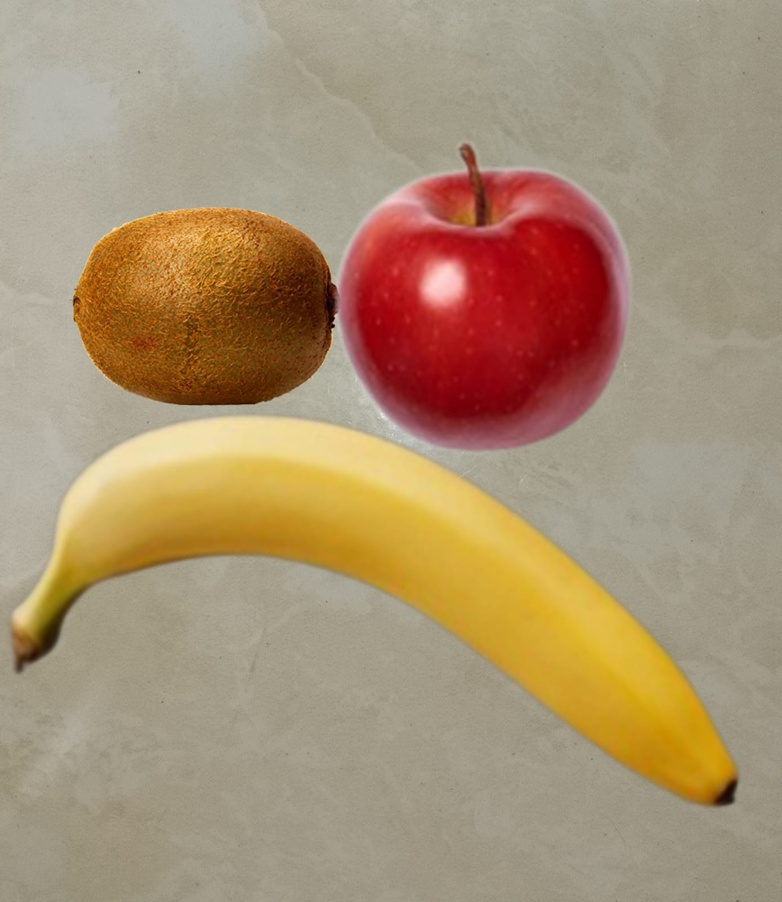
#> input picture buah3.jpg, 782 x 902 px, shrunk from 1387 x 1600 before the run
$ jupyter execute 'projek uas.ipynb'
#> lines starting #> are read from the running program, lines starting #| are printed output that depends on the picture; after the words box and inside, x2 and y2 are one past the last pixel; in counts of white or black regions, pixels touching at a corner belong together
## UTS PENGOLAHAN CITRA
## NAUFAL RAFI ALFIKRI
## 202131049

[cell 1]
import cv2
import numpy as np
import matplotlib.pyplot as plt

img = cv2.imread('buah3.jpg')
#> img is the input picture: shape (902, 782, 3); mean B, G, R 114.8, 144.9, 169.1

hsv_img = cv2.cvtColor(img, cv2.COLOR_BGR2HSV)
#> hsv_img: shape (902, 782, 3); mean H, S, V 31.8, 81.9, 169.1

lower_brown = np.array([0, 50, 50])
upper_brown = np.array([20, 255, 255])

lower_red = np.array([160, 50, 50])
upper_red = np.array([179, 255, 255])

lower_yellow = np.array([21, 50, 50])
upper_yellow = np.array([35, 255, 255])

mask_brown = cv2.inRange(hsv_img, lower_brown, upper_brown)
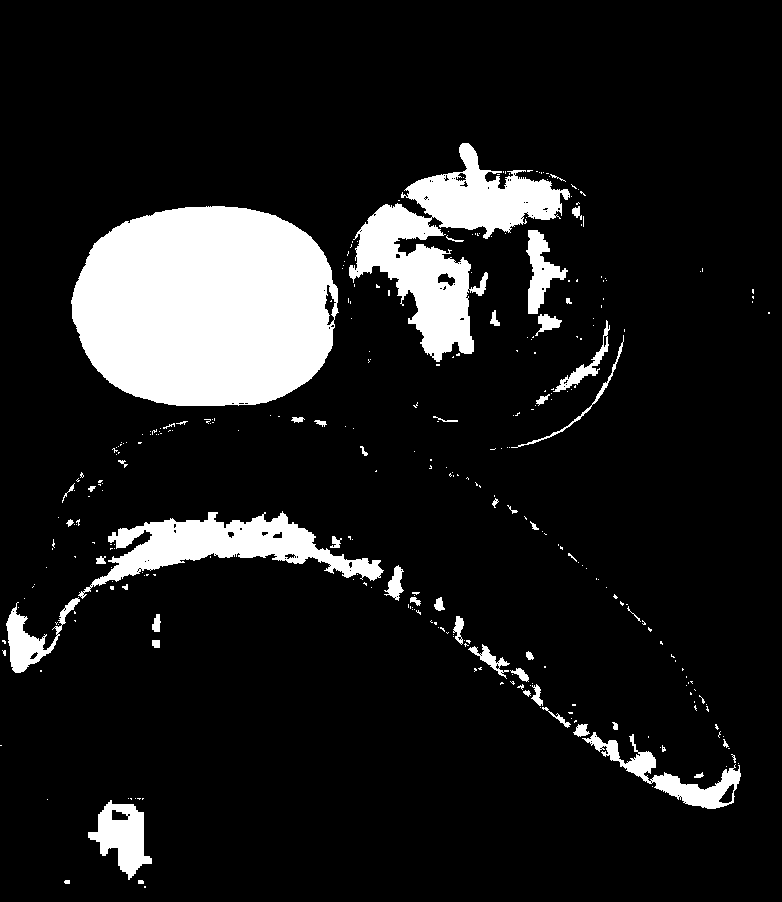
#> mask_brown: shape (902, 782); 11.8% white; 316 white regions (264 under 20 px), largest, box (x1, y1, x2, y2) and area: (71, 206, 339, 406) 43573, (349, 143, 570, 362) 16744, (78, 511, 384, 599) 8972
mask_red = cv2.inRange(hsv_img, lower_red, upper_red)
#> mask_red: shape (902, 782); 6.5% white; 44 white regions (40 under 20 px), largest, box (x1, y1, x2, y2) and area: (337, 170, 627, 450) 45171, (485, 171, 513, 189) 220, (456, 173, 466, 181) 49, (446, 277, 455, 286) 49
mask_yellow = cv2.inRange(hsv_img, lower_yellow, upper_yellow)
#> mask_yellow: shape (902, 782); 13.8% white; 517 white regions (485 under 20 px), largest, box (x1, y1, x2, y2) and area: (16, 414, 739, 790) 87655, (64, 799, 164, 902) 5099, (0, 746, 32, 798) 910

result_brown = cv2.bitwise_and(img, img, mask=mask_brown)
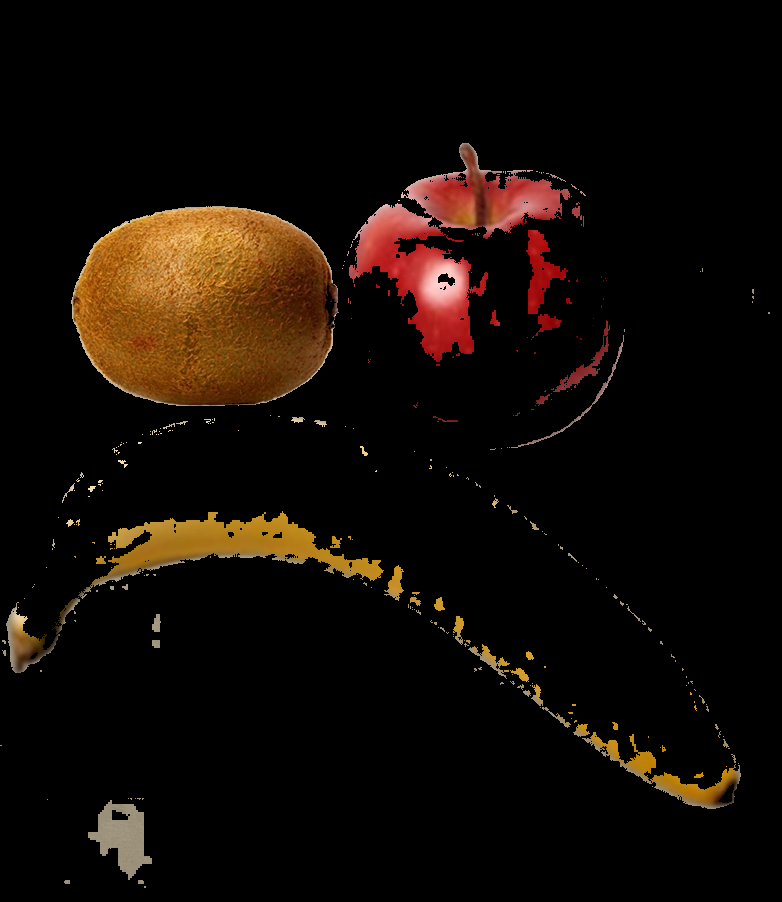
#> result_brown: shape (902, 782, 3); mean B, G, R 5.2, 11, 18.8
result_red = cv2.bitwise_and(img, img, mask=mask_red)
result_yellow = cv2.bitwise_and(img, img, mask=mask_yellow)
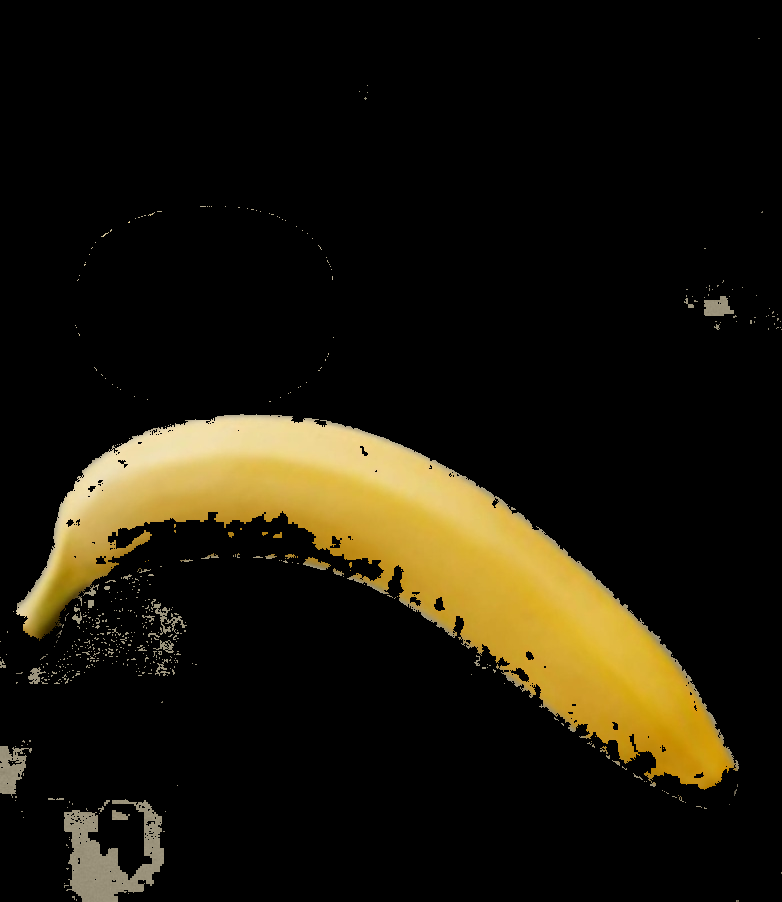
#> result_yellow: shape (902, 782, 3); mean B, G, R 10.9, 23.9, 28.6

kernel = cv2.getStructuringElement(cv2.MORPH_ELLIPSE, (5, 5))
cleaned_mask_brown = cv2.morphologyEx(mask_brown, cv2.MORPH_OPEN, kernel)
#> cleaned_mask_brown: shape (902, 782); 11.2% white; 47 white regions (5 under 20 px), largest, box (x1, y1, x2, y2) and area: (71, 206, 338, 406) 43419, (349, 203, 474, 361) 9160, (92, 512, 383, 586) 8638
cleaned_mask_red = cv2.morphologyEx(mask_red, cv2.MORPH_OPEN, kernel)
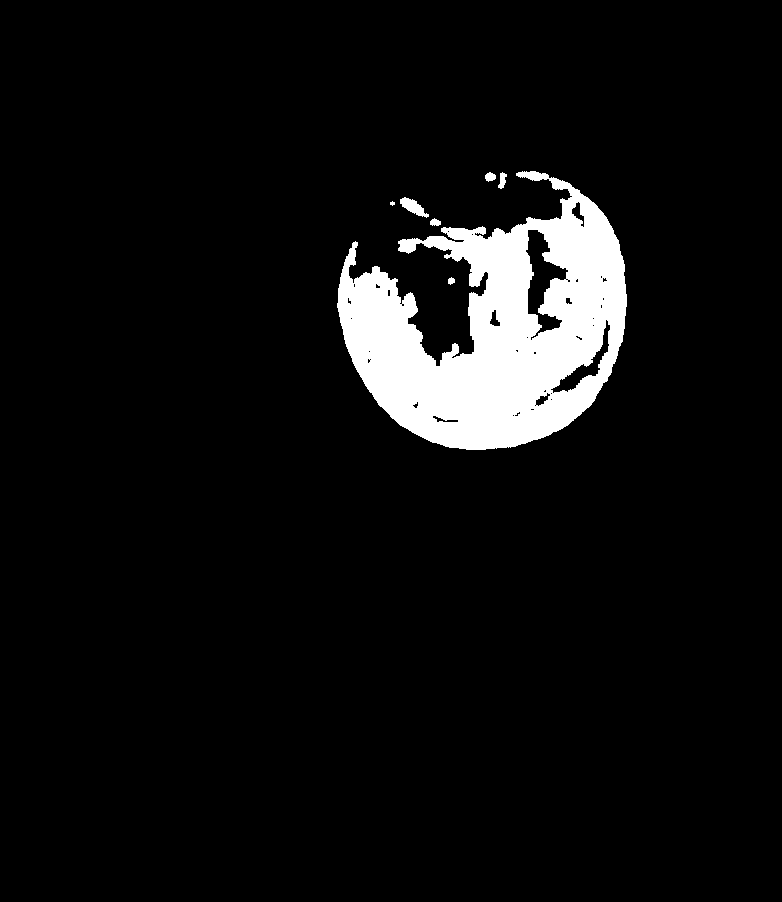
#> cleaned_mask_red: shape (902, 782); 6.3% white; 7 white regions (1 under 20 px), largest, box (x1, y1, x2, y2) and area: (337, 171, 627, 450) 44053, (400, 197, 429, 218) 279, (498, 172, 507, 189) 91, (485, 172, 496, 182) 78, (430, 218, 441, 226) 63, (448, 277, 455, 285) 40
cleaned_mask_yellow = cv2.morphologyEx(mask_yellow, cv2.MORPH_OPEN, kernel)
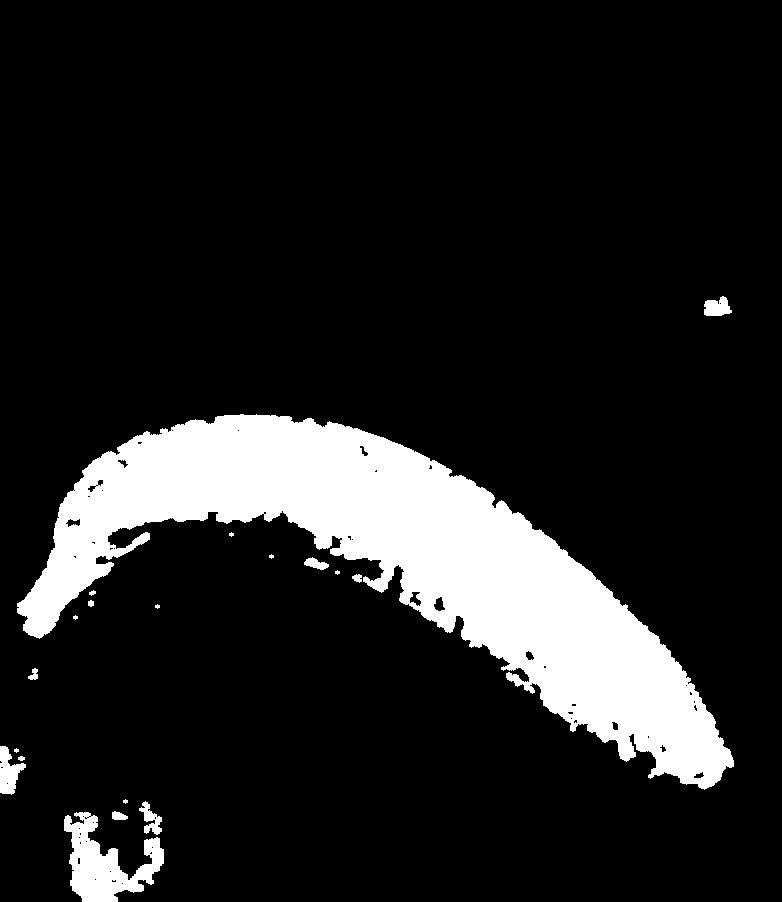
#> cleaned_mask_yellow: shape (902, 782); 13.1% white; 19 white regions (7 under 20 px)

contours_brown, _ = cv2.findContours(cleaned_mask_brown, cv2.RETR_EXTERNAL, cv2.CHAIN_APPROX_SIMPLE)
#> contours_brown = 47 contours, 9 with area under 20; largest, box (x1, y1, x2, y2) and area: (71, 206, 338, 406) 43044, (349, 203, 474, 361) 8983, (92, 512, 383, 586) 8302, (407, 143, 562, 239) 6571, (88, 803, 152, 877) 2556
contours_red, _ = cv2.findContours(cleaned_mask_red, cv2.RETR_EXTERNAL, cv2.CHAIN_APPROX_SIMPLE)
#> contours_red = 7 contours, 1 with area under 20; largest, box (x1, y1, x2, y2) and area: (337, 171, 627, 450) 46456, (400, 197, 429, 218) 242, (498, 172, 507, 189) 70, (485, 172, 496, 182) 64, (430, 218, 441, 226) 49, (448, 277, 455, 285) 30
contours_yellow, _ = cv2.findContours(cleaned_mask_yellow, cv2.RETR_EXTERNAL, cv2.CHAIN_APPROX_SIMPLE)
#> contours_yellow = 19 contours, 9 with area under 20; largest, box (x1, y1, x2, y2) and area: (17, 414, 734, 790) 85663, (64, 812, 164, 902) 4081, (0, 746, 26, 795) 644, (704, 296, 732, 316) 356, (139, 801, 162, 835) 300


fig, axs = plt.subplots(2, 2, figsize=(10, 10))

axs[0, 0].imshow(cv2.cvtColor(img, cv2.COLOR_BGR2RGB))
axs[0, 0].set_title('Gambar Asli')

axs[0, 1].imshow(cv2.cvtColor(result_brown, cv2.COLOR_BGR2RGB))
axs[0, 1].set_title('kelapa tua')

axs[1, 0].imshow(cv2.cvtColor(result_red, cv2.COLOR_BGR2RGB))
axs[1, 0].set_title('strobery')

axs[1, 1].imshow(cv2.cvtColor(result_yellow, cv2.COLOR_BGR2RGB))
axs[1, 1].set_title('Pisang')

plt.tight_layout()

plt.show()
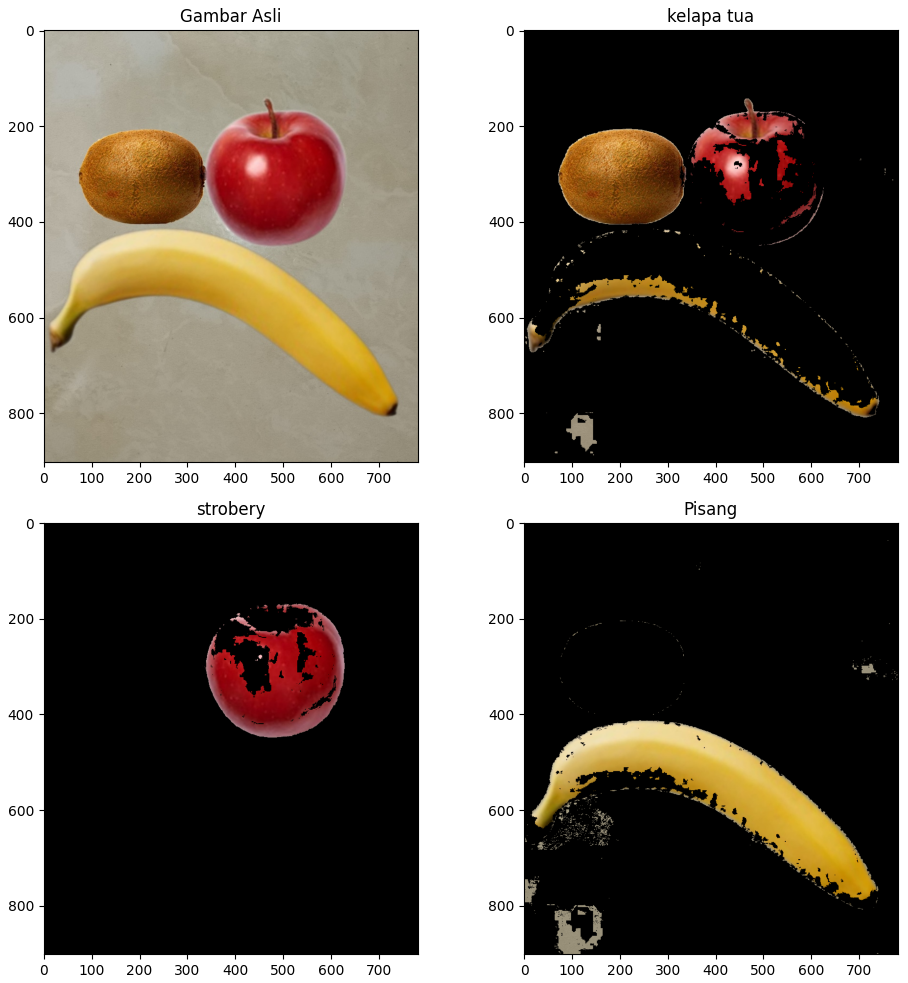
#> figure drawn by matplotlib, 4 panels
